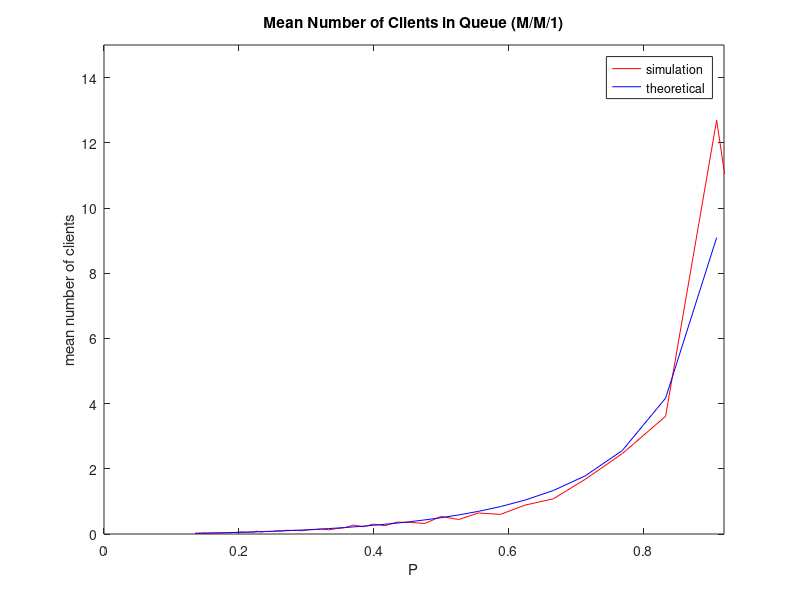
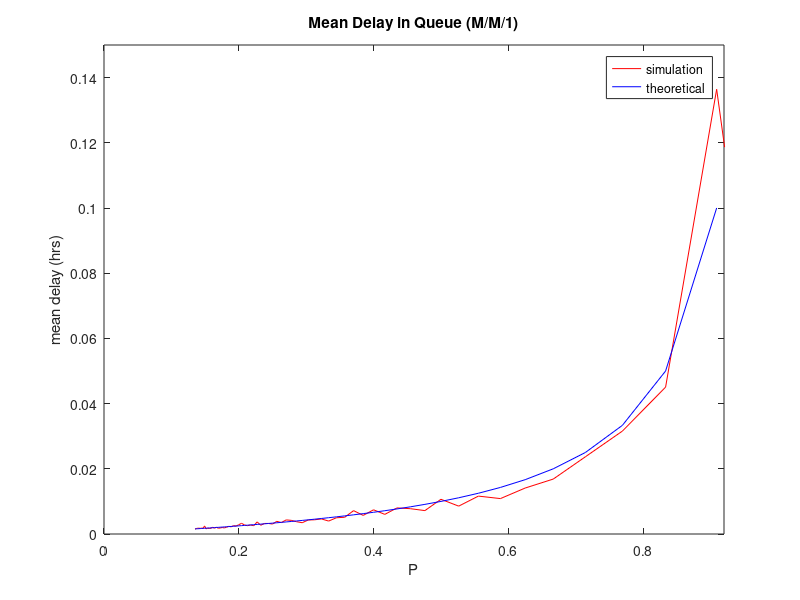
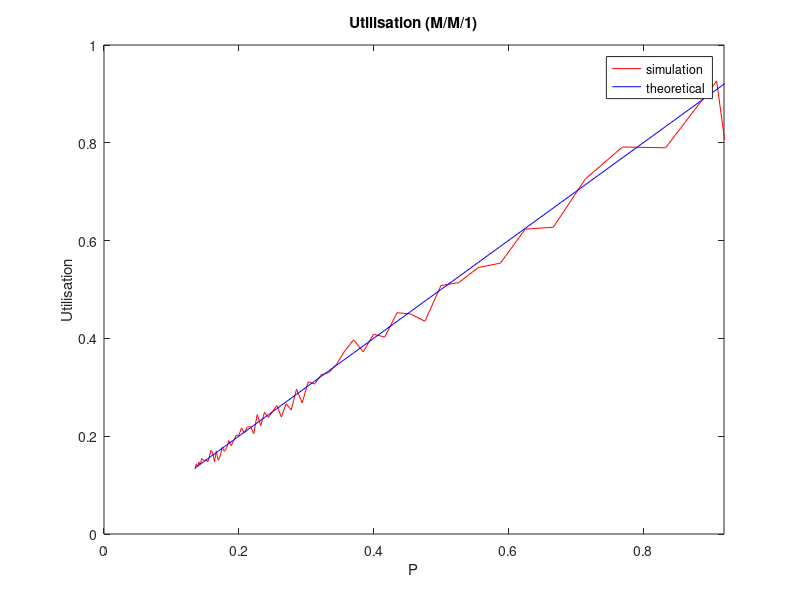

These figures' MATLAB source, in order:
%implementation of a simple M/M/1

% clear
clear;
clc;

% simulating parameters
sim_num = 64;                       % simulation times
sim_packets = 1000;                  % number of clients to be simulated

% queueing system parameters
queue_lim = 200000;                 % system limit
service_mean_time=0.01;             % miu
arrival_mean_time(1:sim_num+1)=0.01;% lamda

% result vectors
util(1:sim_num+1) = 0;
avg_num_in_queue(1:sim_num+1) = 0;
avg_delay_in_queue(1:sim_num+1) = 0;
P(1:sim_num+1) = 1;


% performing sim_num times simulations
for j=1:sim_num
    
    arrival_mean_time(j+1)=arrival_mean_time(j) + 0.001;
    
    num_events=2;
    
    % initialization
    sim_time = 0.0;
    time_last_event=0.0;

    server_status = 0;
    num_clients_count=0;
    num_clients_in_queue = 0;

    time_in_queue = 0.0;
    time_in_server = 0.0;
    
    % 1 for arrival; 2 for departure
    time_next_event(1) = sim_time + exprnd(arrival_mean_time(j+1));
    
    time_next_event(2) = exp(30);
    
    disp(['Launching Simulation...',num2str(j)]);
    
    while(num_clients_count < sim_packets)
        
        min_time_next_event = exp(29);
        type_of_event=0;

        for i=1:num_events
            if(time_next_event(i)<min_time_next_event)
                min_time_next_event = time_next_event(i);
                type_of_event = i;
            end;
        end
        
        if(type_of_event == 0)
            disp(['no event in time ',num2str(sim_time)]);
        end
        
        % update the time values
        sim_time = min_time_next_event;
        time_since_last_event = sim_time - time_last_event;
        time_last_event = sim_time;
        
        time_in_queue = time_in_queue + num_clients_in_queue * time_since_last_event ;
        
        time_in_server = time_in_server + server_status * time_since_last_event;
        
        
        if (type_of_event == 1)
            % -------------------------arrival-------------------------
            num_clients_count = num_clients_count + 1;
            time_next_event(1) = sim_time + exprnd(arrival_mean_time(j+1));

            if(server_status == 1)
                
                num_clients_in_queue = num_clients_in_queue + 1 ;
                
                if(num_clients_in_queue > queue_lim)
                    disp(['queue size = ', num2str(num_clients_in_queue)]);
                    disp(['System Crash at ',num2str(sim_time)]);
                    pause
                end
                                
            else
                
                server_status = 1;
                time_next_event(2) = sim_time + exprnd(service_mean_time);
                
            end
            
        elseif (type_of_event==2)
            
            % ---------------service and departure---------------
            
            if(num_clients_in_queue == 0)
                server_status = 0;
                time_next_event(2) = exp(30);
            else
                
                num_clients_in_queue = num_clients_in_queue - 1;
                
                time_next_event(2) = sim_time + exprnd(service_mean_time);
                
            end
            
        end
        
    end
    
    %results output
    util(j+1) = time_in_server/sim_time;
    avg_num_in_queue(j+1) = time_in_queue/sim_time;
    avg_delay(j+1) = time_in_queue/num_clients_count;
    P(j+1) = service_mean_time./arrival_mean_time(j+1);
    
end

%----------------------graphs--------------------------------
figure('name','Mean Number of Clients in Queue (M/M/1)');
plot(P,avg_num_in_queue,'r',P,P.*P./(1-P),'b');
legend('simulation','theoretical');
title('Mean Number of Clients in Queue (M/M/1)');
xlabel('P');
ylabel('mean number of clients');
axis([0 0.92 0 15]);

figure('name','Mean Delay in Queue (M/M/1)');
plot(P,avg_delay,'r',P,service_mean_time*P./(1-P),'b');
legend('simulation','theoretical');
title('Mean Delay in Queue (M/M/1)');
xlabel('P');
ylabel('mean delay (hrs)');
axis([0 0.92 0 0.15]);

figure('name', 'Utilisation (M/M/1)');
plot(P,util,'r',P,P,'b');
legend('simulation','theoretical');
title('Utilisation (M/M/1)');
xlabel('P');
ylabel('Utilisation');
axis([0 0.92 0 1]);



